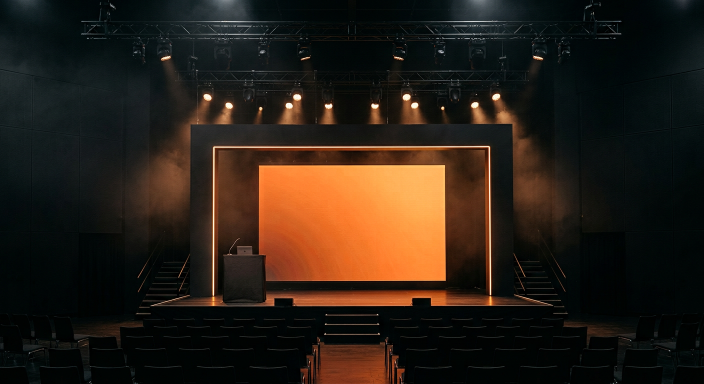
#> input picture marketing/scene-design-2026/raw/scene-01-kashe-dark.png, 1408 x 768 px, found by its file name (shown at 1/2 size)
$ python build_concept_plan.py
#> lines starting #> are read from the running program, lines starting #| are printed output that depends on the picture
"""Концепт-план оформления сцены: фото + реальные размеры в мм.

Собирает из raw/scene-01-kashe-dark.png лист формата 1920×1080:
слева — спецификация конструкции, справа — визуализация с размерными линиями.
Все размеры — проектные, не обмеры конкретной площадки.
"""
from PIL import Image, ImageDraw, ImageFont

BASE = "marketing/scene-design-2026"
SRC = f"{BASE}/raw/scene-01-kashe-dark.png"
OUT = f"{BASE}/scene-05-concept-plan-1920x1080.png"

FONT_V = "/home/user/SM/banners/anikom-arena-3000x2500-concepts/source/Montserrat-Variable.ttf"

W, H = 1920, 1080
PANEL = 615
BG = (14, 14, 16)
AMBER = (245, 170, 70)
GREY = (150, 152, 158)
WHITE = (240, 238, 234)


def font(size, weight="Bold"):
    f = ImageFont.truetype(FONT_V, size)
    try:
        f.set_variation_by_name(weight)
    except Exception:
        pass
    return f


canvas = Image.new("RGB", (W, H), BG)
d = ImageDraw.Draw(canvas)

# ---- фото справа, cover-fit в область (PANEL..W, 0..H) ----
photo = Image.open(SRC).convert("RGB")
#> photo is the input picture: PIL image 1408x768 RGB; mean R, G, B 40.6, 30.5, 21.3
pw, ph = W - PANEL, H
scale = max(pw / photo.width, ph / photo.height)
#> scale = 1.41
photo = photo.resize((round(photo.width * scale), round(photo.height * scale)), Image.LANCZOS)
#> photo: PIL image 1980x1080 RGB
ox = PANEL + (pw - photo.width) // 2
#> ox = 277
oy = (ph - photo.height) // 2
#> oy = 0
canvas.paste(photo, (ox, oy))
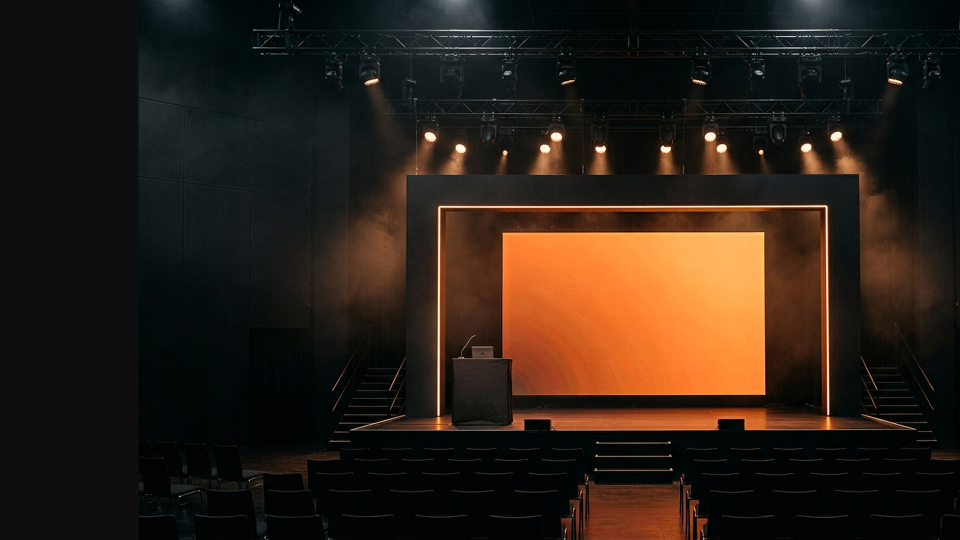
#> canvas: PIL image 1920x1080 RGB (shown at 1/2 size); mean R, G, B 43.2, 31.6, 22.4
photo_w = photo.width
#> photo_w = 1980

# затемнение под подпись снизу и лёгкое виньетирование справа от панели
shade = Image.new("RGBA", (pw, H), (0, 0, 0, 0))
#> shade: PIL image 1305x1080 RGBA; every value is 0
sd = ImageDraw.Draw(shade)
for i in range(150):
    a = int(190 * (i / 150) ** 1.6)
    sd.line([(0, H - 150 + i), (pw, H - 150 + i)], fill=(0, 0, 0, a))
canvas.paste(Image.new("RGB", (pw, H), (0, 0, 0)), (PANEL, 0),
             shade.split()[3].point(lambda v: v))
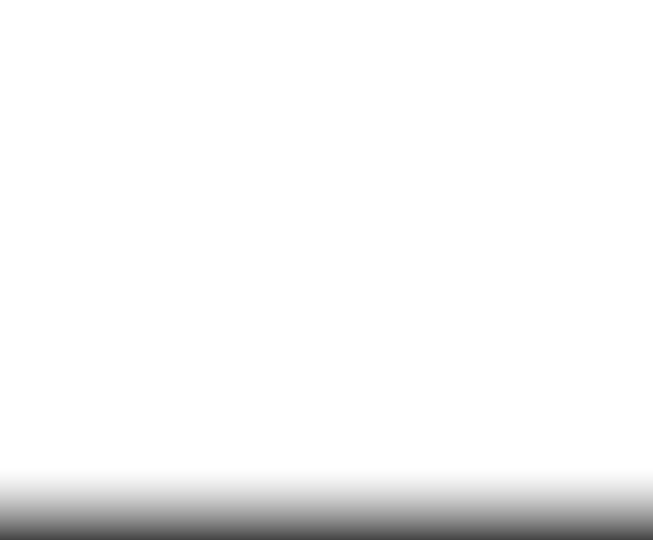
#> shade: PIL image 1305x1080 RGBA (shown at 1/2 size); mean R, G, B, A 0, 0, 0, 10; transparent parts drawn white
d = ImageDraw.Draw(canvas)


def dim_h(x1, x2, y, label, color=AMBER):
    """Горизонтальная размерная линия с засечками и подписью."""
    d.line([(x1, y), (x2, y)], fill=color, width=3)
    for x in (x1, x2):
        d.line([(x, y - 13), (x, y + 13)], fill=color, width=3)
    f = font(30)
    tw = d.textlength(label, font=f)
    bx = int((x1 + x2) / 2 - tw / 2)
    d.rectangle([bx - 16, y - 46, bx + int(tw) + 16, y - 6], fill=(10, 10, 12))
    d.text((bx, y - 44), label, font=f, fill=color)
    d.rectangle([x1 - 4, y - 2, x1 + 4, y + 2], fill=color)


def dim_v(y1, y2, x, label, color=AMBER):
    """Вертикальная размерная линия: подпись повёрнута на 90 градусов."""
    d.line([(x, y1), (x, y2)], fill=color, width=3)
    for y in (y1, y2):
        d.line([(x - 13, y), (x + 13, y)], fill=color, width=3)
    f = font(30)
    tw = int(d.textlength(label, font=f))
    tmp = Image.new("RGBA", (tw + 12, 44), (0, 0, 0, 0))
    ImageDraw.Draw(tmp).text((0, 0), label, font=f, fill=color)
    rot = tmp.rotate(90, expand=True)
    # подложка под повёрнутый текст
    bx = int(x - rot.width / 2)
    by = int((y1 + y2) / 2 - rot.height / 2)
    d.rectangle([bx - 6, by - 6, bx + rot.width + 6, by + rot.height + 6], fill=(10, 10, 12))
    canvas.paste(rot, (bx, by), rot)


def callout(px, py, bx, by, lines, color=WHITE):
    """Выноска: точка на объекте, линия к текстовому блоку."""
    f1, f2 = font(23), font(19, "Medium")
    bw = int(max(max(d.textlength(h, font=f1) for h, _ in lines),
                 max(d.textlength(s2, font=f2) for _, s2 in lines))) + 30
    bh = len(lines) * 54 + 16
    bx = min(bx, W - bw - 26)  # не выпускать блок за правый край
    d.line([(px, py), (bx + bw // 2 if by > py else bx + bw // 2, by)], fill=color, width=2)
    d.ellipse([px - 7, py - 7, px + 7, py + 7], fill=AMBER)
    d.rectangle([bx, by, bx + bw, by + bh], fill=(12, 12, 14), outline=AMBER, width=1)
    cy = by + 10
    for head, sub in lines:
        d.text((bx + 15, cy), head, font=f1, fill=AMBER)
        d.text((bx + 15, cy + 28), sub, font=f2, fill=(218, 218, 222))
        cy += 54


# ---- размерные линии по каше ----
k = photo.width / 1408  # пересчёт кадра 1408×768 на вставленный масштаб
#> k = 1.41
KASHE_L, KASHE_R = ox + 382 * k, ox + 1018 * k
#> KASHE_L = 814.2; KASHE_R = 1708.6
KASHE_T, KASHE_B = 247 * k, 562 * k
#> KASHE_T = 347.3; KASHE_B = 790.3

dim_h(KASHE_L, KASHE_R, KASHE_T - 40, "8000 мм")
#> in dim_h, `tw = d.textlength(label, font=f)`: tw = 131.2
#> in dim_h, `bx = int((x1 + x2) / 2 - tw / 2)`: bx = 1195
dim_v(KASHE_T, KASHE_B, KASHE_L - 46, "4500 мм")
#> in dim_v, `tw = int(d.textlength(label, font=f))`: tw = 131
#> in dim_v, `tmp = Image.new("RGBA", (tw + 12, 44), (0, 0, 0, 0))`: tmp: PIL image 143x44 RGBA; every value is 0
#> in dim_v, `ImageDraw.Draw(tmp).text((0, 0), label, font=f, fill=color)`:
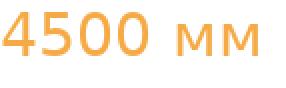
#> tmp: PIL image 143x44 RGBA (shown 2 times larger); mean R, G, B, A 45, 31.2, 12.8, 35.1; transparent parts drawn white
#> in dim_v, `rot = tmp.rotate(90, expand=True)`:
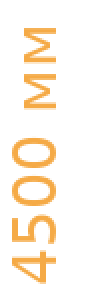
#> rot: PIL image 44x143 RGBA (shown 2 times larger); mean R, G, B, A 45, 31.2, 12.8, 35.1; transparent parts drawn white

# ---- выноски ----
callout(KASHE_L + 6, KASHE_T + 170, 268, 430, [
    ("Каше", "композит 6 мм, фрезеровка по контуру"),
    ("LED-контур", "лента 24 В, профиль с рассеивателем"),
])
#> in callout, `bw = int(max(max(d.textlength(h, font=f1) for h, _ in lines), max(d.te..`: bw = 427
#> in callout, `bx = min(bx, W - bw - 26)`: bx = 268
#> after the loop in callout, `for head, sub in lines:`: cy = 548
callout(1148, 886, 1240, 916, [
    ("Раус", "ткань с силиконовым кантом"),
    ("Подиум", "600 мм, ковролин в цвет бренда"),
])

# ---- подпись-дисклеймер ----
f_disc = font(24, "SemiBold")
disc = "ВИЗУАЛИЗАЦИЯ · НЕ ФОТОГРАФИЯ ОБЪЕКТА"
tw = int(d.textlength(disc, font=f_disc))
#> tw = 565
d.rectangle([W - tw - 62, 30, W - 30, 76], fill=(12, 12, 14), outline=AMBER, width=1)
d.text((W - tw - 46, 39), disc, font=f_disc, fill=AMBER)

# ---- левая панель ----
x0 = 46
d.text((x0, 58), "SM PRODUCTION", font=font(21, "SemiBold"), fill=AMBER)
d.text((x0, 96), "Концепт оформления", font=font(47), fill=WHITE)
d.text((x0, 150), "сцены", font=font(47), fill=WHITE)
d.line([(x0, 224), (PANEL - 46, 224)], fill=(60, 60, 66), width=2)

rows = [
    ("Габарит каше", "8000 × 4500 мм"),
    ("Экран в свету", "6400 × 3000 мм"),
    ("Зазор каше — экран", "200 мм"),
    ("Толщина панели", "6 мм, композит"),
    ("Глубина каркаса", "250 мм"),
    ("Высота подиума", "600 мм"),
    ("Раус", "ткань, силиконовый кант"),
    ("Ковролин", "по площади сцены"),
]
y = 252
for name, val in rows:
    d.text((x0, y), name, font=font(21, "Medium"), fill=GREY)
    d.text((x0, y + 28), val, font=font(26, "SemiBold"), fill=WHITE)
    y += 74
    d.line([(x0, y - 18), (PANEL - 46, y - 18)], fill=(38, 38, 44), width=1)
#> after the loop, y = 844

d.text((x0, 858), "Размеры проектные.", font=font(20, "Medium"), fill=GREY)
d.text((x0, 886), "Уточняются обмером площадки.", font=font(20, "Medium"), fill=GREY)
d.text((x0, 934), "+7 (495) 799-00-19", font=font(25, "Bold"), fill=AMBER)

canvas.save(OUT, optimize=True)
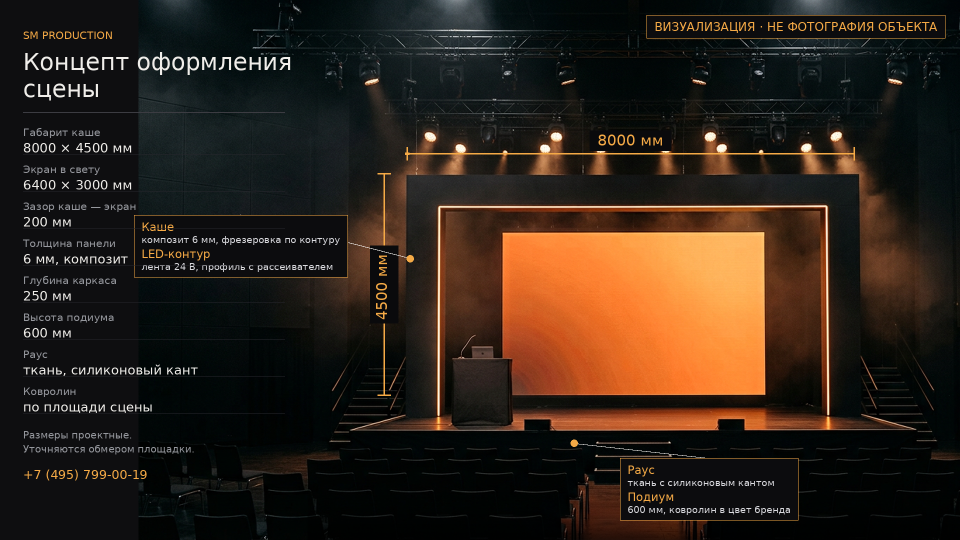
#> saved as scene-05-concept-plan-1920x1080.png: PIL image 1920x1080 RGB (shown at 1/2 size); mean R, G, B 46.1, 34.3, 24.8
print("saved", OUT, canvas.size)
#| saved marketing/scene-design-2026/scene-05-concept-plan-1920x1080.png (1920, 1080)

$ run again, with marketing/scene-design-2026/raw/scene-02-raus-closeup.png copied over marketing/scene-design-2026/raw/scene-01-kashe-dark.png
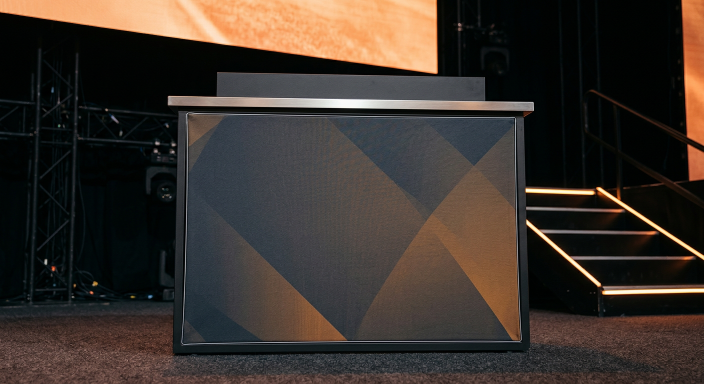
#> input picture marketing/scene-design-2026/raw/scene-02-raus-closeup.png, 1408 x 768 px, found by its file name (shown at 1/2 size)
#> photo is the input picture: PIL image 1408x768 RGB; mean R, G, B 60.6, 51.6, 45.2
#> photo: PIL image 1980x1080 RGB
#> `canvas.paste(Image.new("RGB", (pw, H), (0, 0, 0)), (PANEL, 0), shade.s..`:
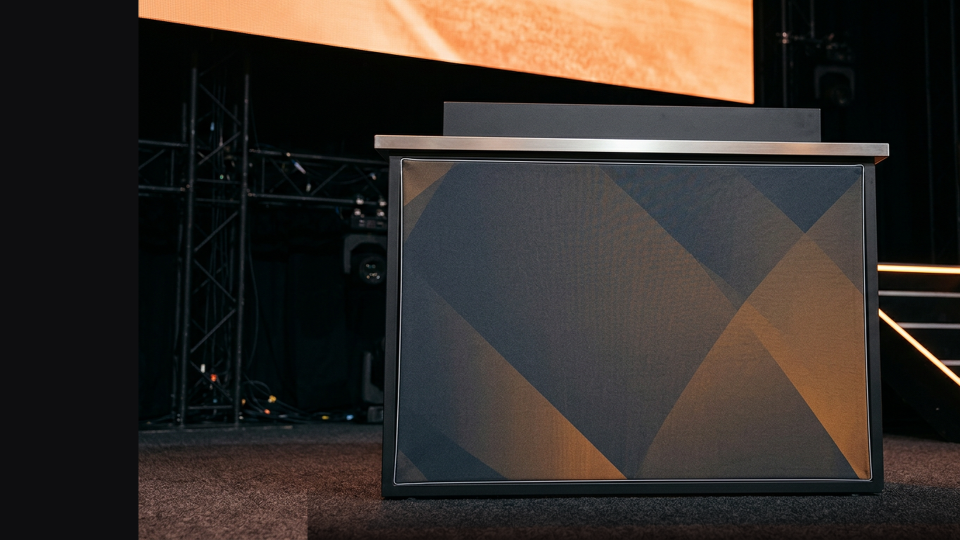
#> canvas: PIL image 1920x1080 RGB (shown at 1/2 size); mean R, G, B 55.5, 48.6, 43.8
#> in dim_h, `tw = d.textlength(label, font=f)`: tw = 131.2
#> in dim_h, `bx = int((x1 + x2) / 2 - tw / 2)`: bx = 1195
#> in dim_v, `tw = int(d.textlength(label, font=f))`: tw = 131
#> bw = 427
#> in callout, `bx = min(bx, W - bw - 26)`: bx = 268
#> after the loop in callout, `for head, sub in lines:`: cy = 548
#> `tw = int(d.textlength(disc, font=f_disc))`: tw = 565
#> after the loop `for name, val in rows:`: y = 844
#> `canvas.save(OUT, optimize=True)`:
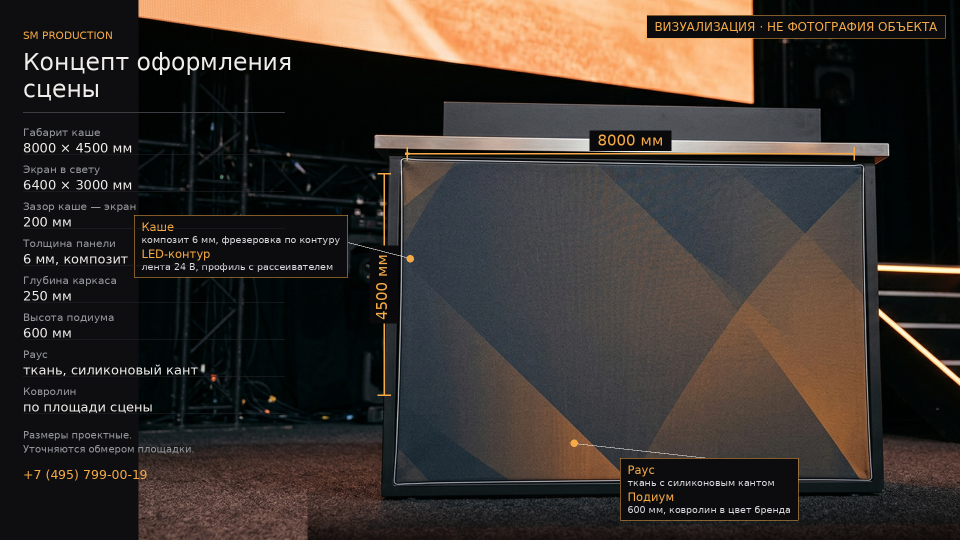
#> saved as scene-05-concept-plan-1920x1080.png: PIL image 1920x1080 RGB (shown at 1/2 size); mean R, G, B 58, 50.6, 45.4
#| saved marketing/scene-design-2026/scene-05-concept-plan-1920x1080.png (1920, 1080)

$ run again, with marketing/scene-design-2026/raw/scene-03-kashe-three-screens.png copied over marketing/scene-design-2026/raw/scene-01-kashe-dark.png
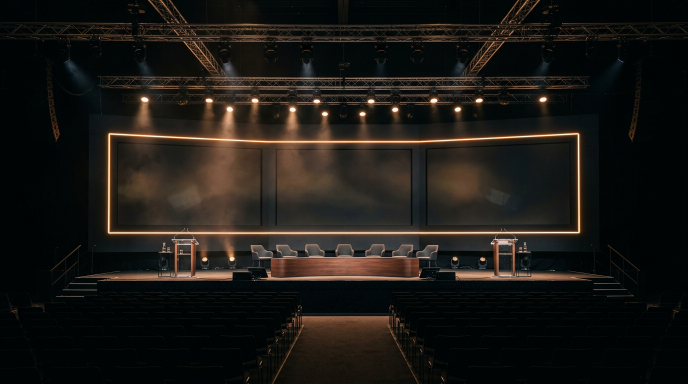
#> input picture marketing/scene-design-2026/raw/scene-03-kashe-three-screens.png, 1376 x 768 px, found by its file name (shown at 1/2 size)
#> photo is the input picture: PIL image 1376x768 RGB; mean R, G, B 27.5, 24.8, 21.2
#> photo: PIL image 1935x1080 RGB
#> `canvas.paste(photo, (ox, oy))`:
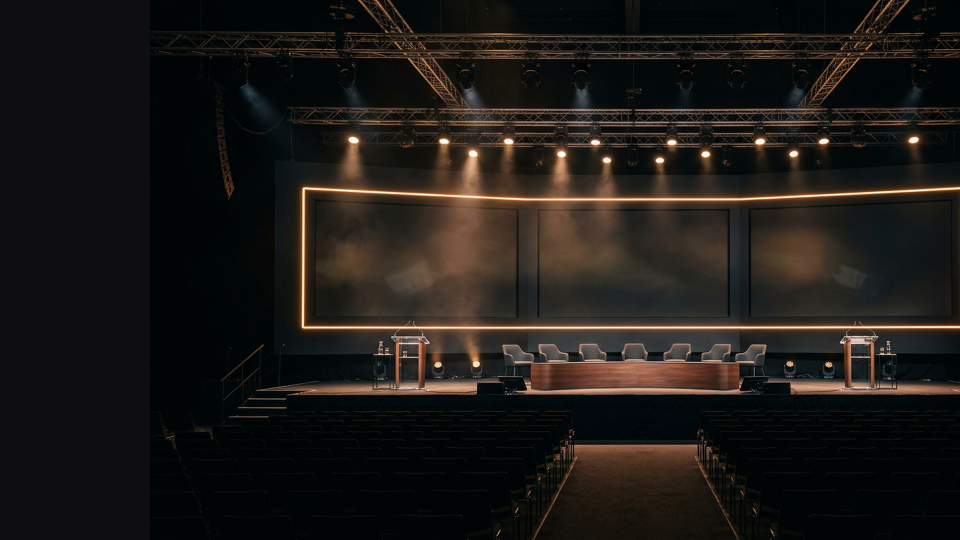
#> canvas: PIL image 1920x1080 RGB (shown at 1/2 size); mean R, G, B 29.1, 25.9, 22.6
#> in dim_h, `tw = d.textlength(label, font=f)`: tw = 131.2
#> in dim_h, `bx = int((x1 + x2) / 2 - tw / 2)`: bx = 1196
#> in dim_v, `tw = int(d.textlength(label, font=f))`: tw = 131
#> bw = 427
#> in callout, `bx = min(bx, W - bw - 26)`: bx = 268
#> after the loop in callout, `for head, sub in lines:`: cy = 548
#> `tw = int(d.textlength(disc, font=f_disc))`: tw = 565
#> after the loop `for name, val in rows:`: y = 844
#> `canvas.save(OUT, optimize=True)`:
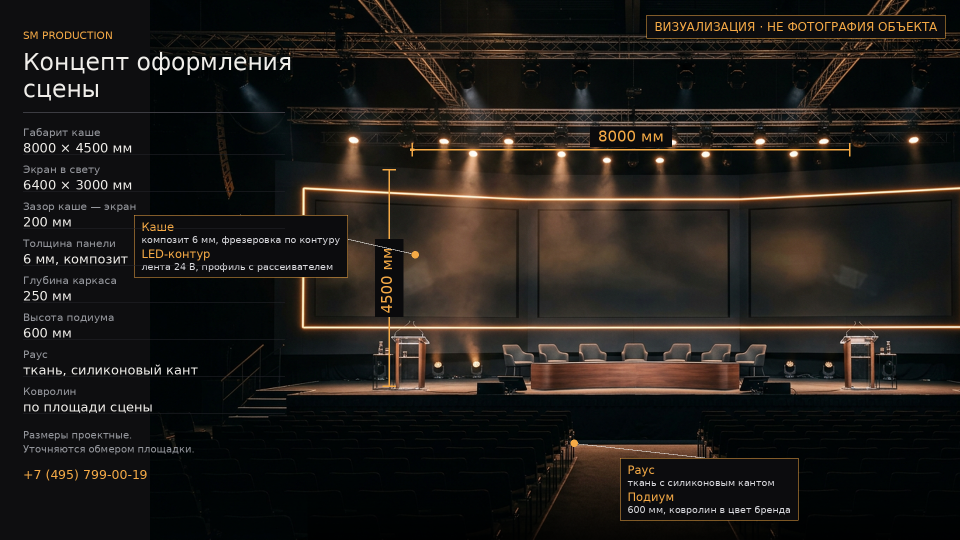
#> saved as scene-05-concept-plan-1920x1080.png: PIL image 1920x1080 RGB (shown at 1/2 size); mean R, G, B 32.7, 29, 25.3
#| saved marketing/scene-design-2026/scene-05-concept-plan-1920x1080.png (1920, 1080)

$ run again, with marketing/scene-design-2026/raw/scene-04-welcome-zone.png copied over marketing/scene-design-2026/raw/scene-01-kashe-dark.png
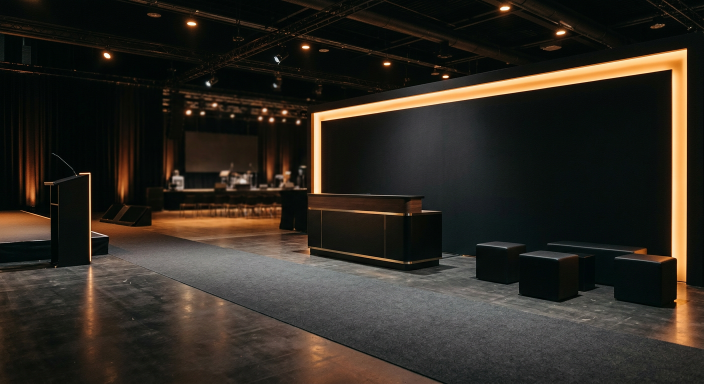
#> input picture marketing/scene-design-2026/raw/scene-04-welcome-zone.png, 1408 x 768 px, found by its file name (shown at 1/2 size)
#> photo is the input picture: PIL image 1408x768 RGB; mean R, G, B 47.1, 41.9, 34.4
#> photo: PIL image 1980x1080 RGB
#> `canvas.paste(Image.new("RGB", (pw, H), (0, 0, 0)), (PANEL, 0), shade.s..`:
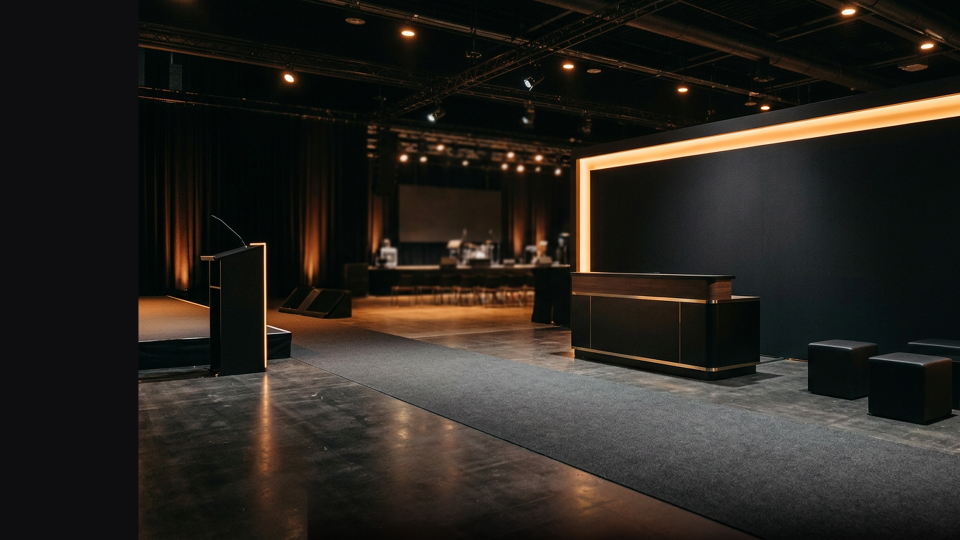
#> canvas: PIL image 1920x1080 RGB (shown at 1/2 size); mean R, G, B 40, 36.1, 31
#> in dim_h, `tw = d.textlength(label, font=f)`: tw = 131.2
#> in dim_h, `bx = int((x1 + x2) / 2 - tw / 2)`: bx = 1195
#> in dim_v, `tw = int(d.textlength(label, font=f))`: tw = 131
#> bw = 427
#> in callout, `bx = min(bx, W - bw - 26)`: bx = 268
#> after the loop in callout, `for head, sub in lines:`: cy = 548
#> `tw = int(d.textlength(disc, font=f_disc))`: tw = 565
#> after the loop `for name, val in rows:`: y = 844
#> `canvas.save(OUT, optimize=True)`:
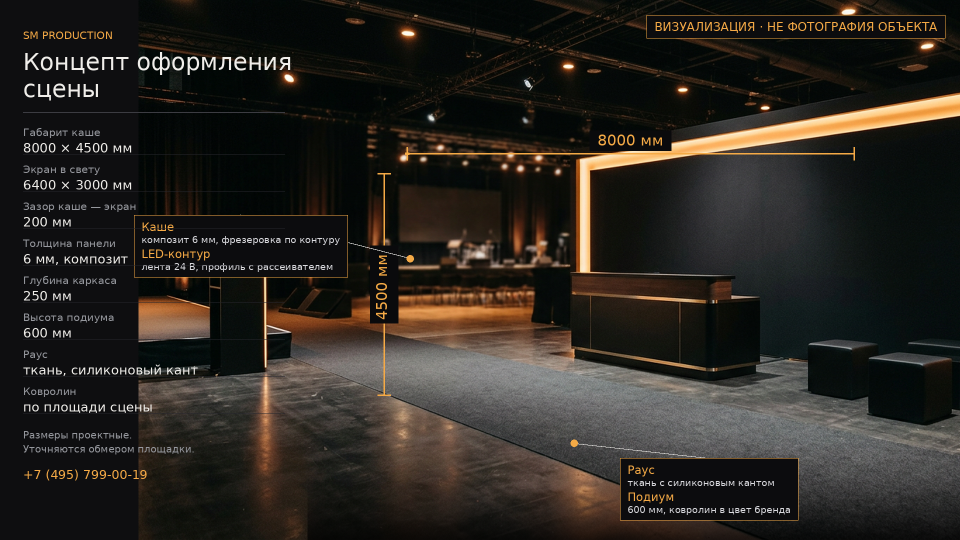
#> saved as scene-05-concept-plan-1920x1080.png: PIL image 1920x1080 RGB (shown at 1/2 size); mean R, G, B 42.6, 38.6, 33.3
#| saved marketing/scene-design-2026/scene-05-concept-plan-1920x1080.png (1920, 1080)
